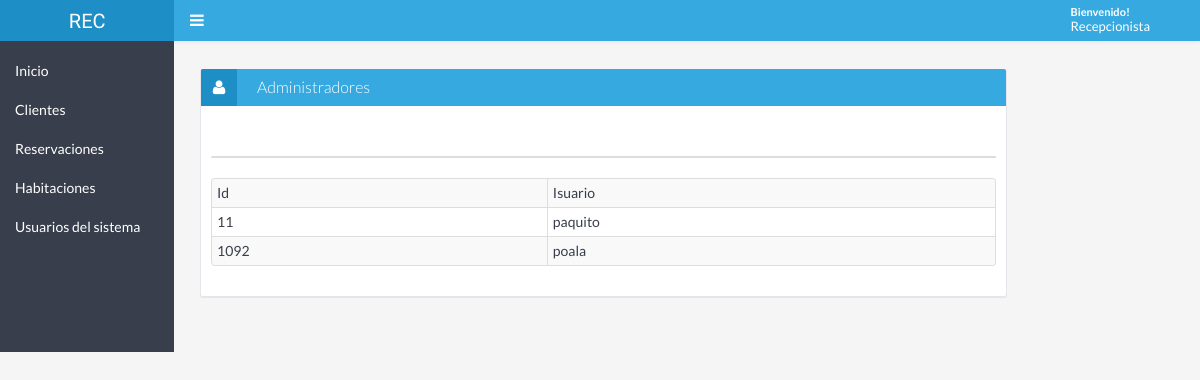
Before: /rec/admins.php with the older database file.
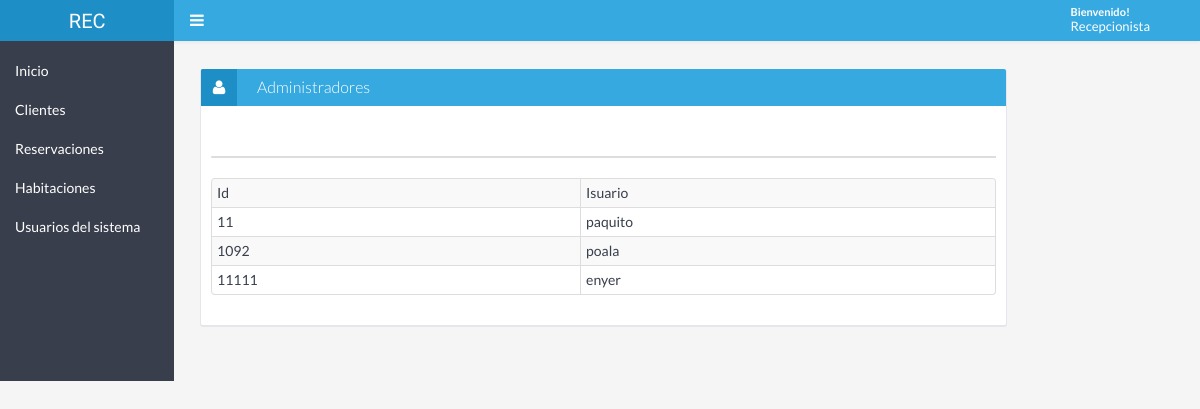
After: the same page with the newer database file.
### tables this page shows
CREATE TABLE `usuario` (
  `id` int(11) NOT NULL,
  `nombre_user` varchar(30) NOT NULL,
  `password` varchar(32) NOT NULL,
  `rol` int(11) DEFAULT NULL
);

### rec/listau.php (the view, shortened to what this page needs)
<!DOCTYPE html>
<html>
<head>
</head>
<br>
<div>
<div class="table table-responsive">
	<table class=" table table-hover table-bordered table-striped table-condensed" >
        <tr class="table-info">
			<td>Id</td>
			<td>Isuario</td>
		</tr>
		<?php
        $conexion=new mysqli("localhost","root","","hotel2");
		$sql="SELECT * from usuario";
		$result=mysqli_query($conexion,$sql);
		while($mostrar=mysqli_fetch_array($result)){
		 ?>
		<tr>
			<td><?php echo $mostrar['id'] ?></td>
			<td><?php echo $mostrar['nombre_user'] ?></td>
		</tr>
	<?php
	}
	 ?>
	</table>
</div>
</body>
</html>

Changed rows visible on the page:
added usuario: id "11111", nombre_user "enyer"
